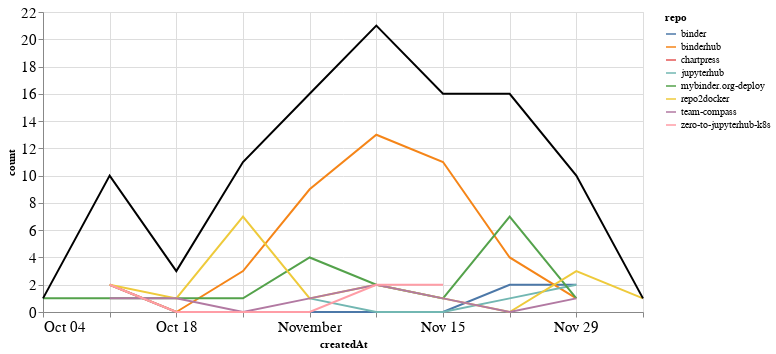

This figure's notebook cell:
### Markdown cell above
## Comments

### Code cell
comments_time = comments.groupby('repo').resample('W', on='createdAt').count()['author'].reset_index()
comments_time = comments_time.rename(columns={'author': 'count'})
comments_time_total = comments_time.groupby('createdAt').agg({"count": "sum"}).reset_index()
ch1 = alt.Chart(comments_time, width=600).mark_line().encode(
    x='createdAt',
    y='count',
    color='repo',
    tooltip="repo"
)

ch2 = alt.Chart(comments_time_total, width=600).mark_line(color="black").encode(
    x='createdAt',
    y='count',
)

ch1 + ch2

### Figure 1 — Vega-Lite specification as saved in the notebook (floating-point values rounded to 4 significant figures)
{"config": {"axisLeft": {"labelFontSize": 15}, "axisBottom": {"labelFontSize": 15}}, "layer": [{"data": {"name": "data-2295c89e7005aa930aa846ceee8d1d21"}, "mark": "line", "encoding": {"color": {"type": "nominal", "field": "repo"}, "tooltip": {"type": "nominal", "field": "repo"}, "x": {"type": "temporal", "field": "createdAt"}, "y": {"type": "quantitative", "field": "count"}}, "width": 600}, {"data": {"name": "data-34299b386ce7b562c9fe59a27c3c19cf"}, "mark": {"type": "line", "color": "black"}, "encoding": {"x": {"type": "temporal", "field": "createdAt"}, "y": {"type": "quantitative", "field": "count"}}, "width": 600}], "$schema": "https://vega.github.io/schema/vega-lite/v4.8.1.json", "datasets": {"data-2295c89e7005aa930aa846ceee8d1d21": [{"repo": "binder", "createdAt": "2020-10-11T00:00:00", "count": 2}, {"repo": "binder", "createdAt": "2020-10-18T00:00:00", "count": 0}, {"repo": "binder", "createdAt": "2020-10-25T00:00:00", "count": 0}, {"repo": "binder", "createdAt": "2020-11-01T00:00:00", "count": 0}, {"repo": "binder", "createdAt": "2020-11-08T00:00:00", "count": 0}, {"repo": "binder", "createdAt": "2020-11-15T00:00:00", "count": 0}, {"repo": "binder", "createdAt": "2020-11-22T00:00:00", "count": 2}, {"repo": "binder", "createdAt": "2020-11-29T00:00:00", "count": 2}, {"repo": "binderhub", "createdAt": "2020-10-11T00:00:00", "count": 2}, {"repo": "binderhub", "createdAt": "2020-10-18T00:00:00", "count": 0}, {"repo": "binderhub", "createdAt": "2020-10-25T00:00:00", "count": 3}, {"repo": "binderhub", "createdAt": "2020-11-01T00:00:00", "count": 9}, {"repo": "binderhub", "createdAt": "2020-11-08T00:00:00", "count": 13}, {"repo": "binderhub", "createdAt": "2020-11-15T00:00:00", "count": 11}, {"repo": "binderhub", "createdAt": "2020-11-22T00:00:00", "count": 4}, {"repo": "binderhub", "createdAt": "2020-11-29T00:00:00", "count": 1}, {"repo": "chartpress", "createdAt": "2020-11-22T00:00:00", "count": 2}, {"repo": "jupyterhub", "createdAt": "2020-11-01T00:00:00", "count": 1}, {"repo": "jupyterhub", "createdAt": "2020-11-08T00:00:00", "count": 0}, {"repo": "jupyterhub", "createdAt": "2020-11-15T00:00:00", "count": 0}, {"repo": "jupyterhub", "createdAt": "2020-11-22T00:00:00", "count": 1}, {"repo": "jupyterhub", "createdAt": "2020-11-29T00:00:00", "count": 2}, {"repo": "mybinder.org-deploy", "createdAt": "2020-10-04T00:00:00", "count": 1}, {"repo": "mybinder.org-deploy", "createdAt": "2020-10-11T00:00:00", "count": 1}, {"repo": "mybinder.org-deploy", "createdAt": "2020-10-18T00:00:00", "count": 1}, {"repo": "mybinder.org-deploy", "createdAt": "2020-10-25T00:00:00", "count": 1}, {"repo": "mybinder.org-deploy", "createdAt": "2020-11-01T00:00:00", "count": 4}, {"repo": "mybinder.org-deploy", "createdAt": "2020-11-08T00:00:00", "count": 2}, {"repo": "mybinder.org-deploy", "createdAt": "2020-11-15T00:00:00", "count": 1}, {"repo": "mybinder.org-deploy", "createdAt": "2020-11-22T00:00:00", "count": 7}, {"repo": "mybinder.org-deploy", "createdAt": "2020-11-29T00:00:00", "count": 1}, {"repo": "repo2docker", "createdAt": "2020-10-11T00:00:00", "count": 2}, {"repo": "repo2docker", "createdAt": "2020-10-18T00:00:00", "count": 1}, {"repo": "repo2docker", "createdAt": "2020-10-25T00:00:00", "count": 7}, {"repo": "repo2docker", "createdAt": "2020-11-01T00:00:00", "count": 1}, {"repo": "repo2docker", "createdAt": "2020-11-08T00:00:00", "count": 2}, {"repo": "repo2docker", "createdAt": "2020-11-15T00:00:00", "count": 1}, {"repo": "repo2docker", "createdAt": "2020-11-22T00:00:00", "count": 0}, {"repo": "repo2docker", "createdAt": "2020-11-29T00:00:00", "count": 3}, {"repo": "repo2docker", "createdAt": "2020-12-06T00:00:00", "count": 1}, {"repo": "team-compass", "createdAt": "2020-10-11T00:00:00", "count": 1}, {"repo": "team-compass", "createdAt": "2020-10-18T00:00:00", "count": 1}, {"repo": "team-compass", "createdAt": "2020-10-25T00:00:00", "count": 0}, {"repo": "team-compass", "createdAt": "2020-11-01T00:00:00", "count": 1}, {"repo": "team-compass", "createdAt": "2020-11-08T00:00:00", "count": 2}, {"repo": "team-compass", "createdAt": "2020-11-15T00:00:00", "count": 1}, {"repo": "team-compass", "createdAt": "2020-11-22T00:00:00", "count": 0}, {"repo": "team-compass", "createdAt": "2020-11-29T00:00:00", "count": 1}, {"repo": "zero-to-jupyterhub-k8s", "createdAt": "2020-10-11T00:00:00", "count": 2}, {"repo": "zero-to-jupyterhub-k8s", "createdAt": "2020-10-18T00:00:00", "count": 0}, {"repo": "zero-to-jupyterhub-k8s", "createdAt": "2020-10-25T00:00:00", "count": 0}, {"repo": "zero-to-jupyterhub-k8s", "createdAt": "2020-11-01T00:00:00", "count": 0}, {"repo": "zero-to-jupyterhub-k8s", "createdAt": "2020-11-08T00:00:00", "count": 2}, {"repo": "zero-to-jupyterhub-k8s", "createdAt": "2020-11-15T00:00:00", "count": 2}], "data-34299b386ce7b562c9fe59a27c3c19cf": [{"createdAt": "2020-10-04T00:00:00", "count": 1}, {"createdAt": "2020-10-11T00:00:00", "count": 10}, {"createdAt": "2020-10-18T00:00:00", "count": 3}, {"createdAt": "2020-10-25T00:00:00", "count": 11}, {"createdAt": "2020-11-01T00:00:00", "count": 16}, {"createdAt": "2020-11-08T00:00:00", "count": 21}, {"createdAt": "2020-11-15T00:00:00", "count": 16}, {"createdAt": "2020-11-22T00:00:00", "count": 16}, {"createdAt": "2020-11-29T00:00:00", "count": 10}, {"createdAt": "2020-12-06T00:00:00", "count": 1}]}}
